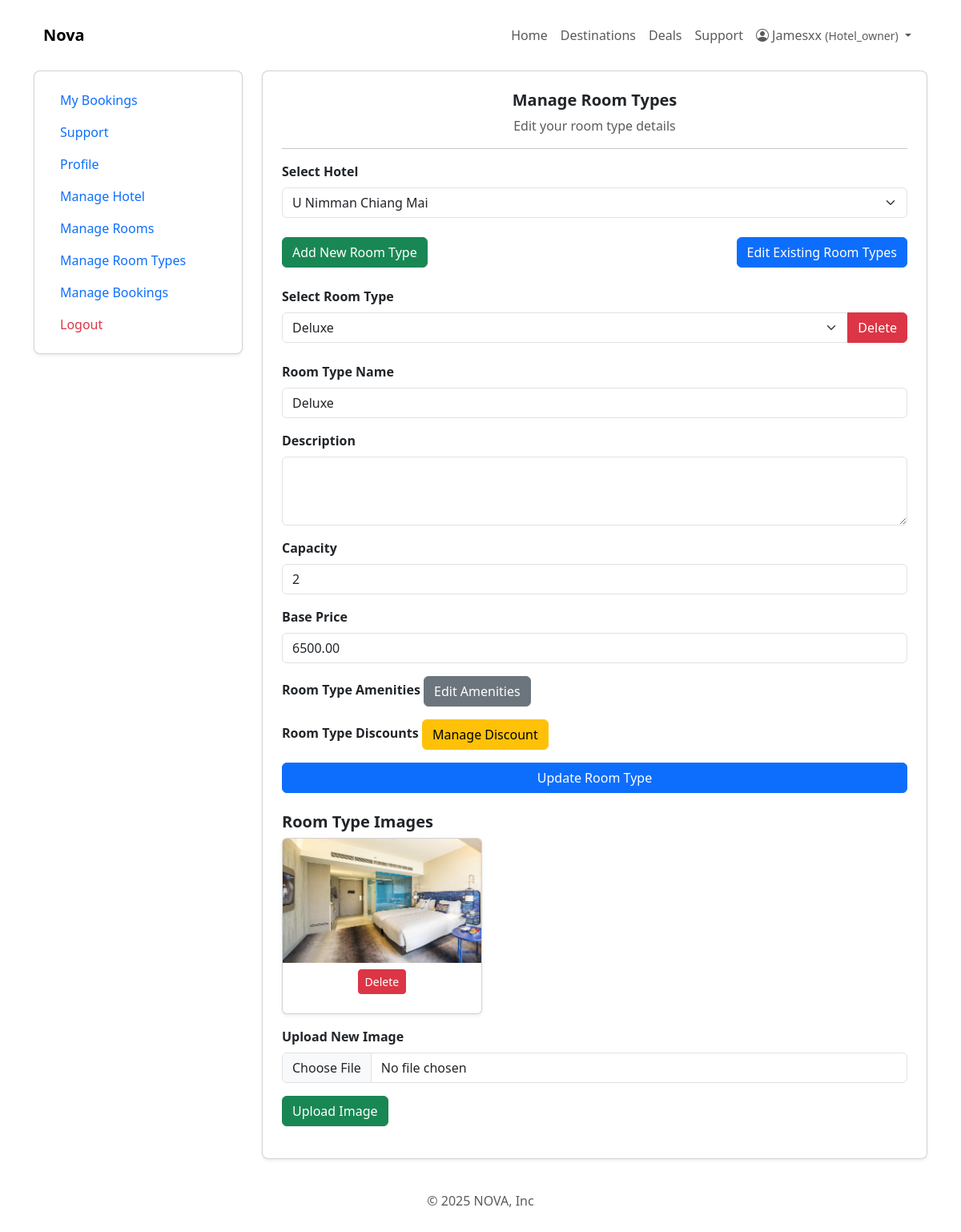
The app's page /hotel/manage-room-types.php (signed in) with its own data.
### tables this page shows
CREATE TABLE `room_types` (
  `id` int(11) NOT NULL,
  `hotel_id` int(11) NOT NULL,
  `name` varchar(100) NOT NULL,
  `description` text DEFAULT NULL,
  `capacity` int(11) DEFAULT 2,
  `base_price` decimal(10,2) NOT NULL,
  `created_at` timestamp NOT NULL DEFAULT current_timestamp()
);

CREATE TABLE `room_type_images` (
  `id` int(11) NOT NULL,
  `hotel_id` int(11) NOT NULL,
  `room_types_id` int(11) NOT NULL,
  `image_url` varchar(255) NOT NULL,
  `is_primary` tinyint(1) DEFAULT 0,
  `created_at` timestamp NOT NULL DEFAULT current_timestamp()
);

### hotel/manage-room-types.php (the view, shortened to what this page needs)
<?php
require_once("../partials/header.php");
require_once("../partials/nav.php");
$stmt = $pdo->prepare("SELECT * FROM hotels WHERE owner_id = ?");
$stmt->execute([$_SESSION['user_id']]);
$hotels = $stmt->fetchAll(PDO::FETCH_ASSOC);
$hotel_id = isset($_GET['hotel_id']) ? intval($_GET['hotel_id']) : ($hotels[0]['id'] ?? 0);
$stmt = $pdo->prepare("SELECT * FROM room_types WHERE hotel_id = ?");
$stmt->execute([$hotel_id]);
$roomTypesList = $stmt->fetchAll(PDO::FETCH_ASSOC);
$mode = isset($_GET['mode']) ? $_GET['mode'] : 'edit';
$room_type_id = 0;
$roomType = [
    'name' => '',
    'description' => '',
    'capacity' => '',
    'base_price' => ''
];
$roomTypeImages = [];
if ($mode == 'edit' && !empty($roomTypesList)) {
    $room_type_id = isset($_GET['room_type_id']) ? intval($_GET['room_type_id']) : ($roomTypesList[0]['id'] ?? 0);
    $stmt = $pdo->prepare("SELECT * FROM room_types WHERE id = ? AND hotel_id IN (SELECT id FROM hotels WHERE owner_id = ?)");
    $stmt->execute([$room_type_id, $_SESSION['user_id']]);
    $roomType = $stmt->fetch(PDO::FETCH_ASSOC);
    $imageStmt = $pdo->prepare("SELECT * FROM room_type_images WHERE room_types_id = ?");
    $imageStmt->execute([$room_type_id]);
    $roomTypeImages = $imageStmt->fetchAll(PDO::FETCH_ASSOC);
}
?>
<main>
    <div class="row">
        <?php require_once("../partials/sidebar.php"); ?>
        <div class="col-md-8 col-lg-9">
            <div class="card shadow-sm rounded-3">
                <div class="card-body p-4">
                    <h5 class="fw-bold text-center">Manage Room Types</h5>
                    <p class="text-muted text-center"><?= $mode == 'add' ? 'Add a new room type' : 'Edit your room type details'; ?></p>
                    <hr class="my-3">
                    <form method="GET" class="mb-4">
                        <label class="form-label fw-bold">Select Hotel</label>
                        <select name="hotel_id" class="form-select" onchange="this.form.submit()">
                            <?php foreach ($hotels as $h) : ?>
                                <option value="<?= $h['id']; ?>" <?= ($hotel_id == $h['id']) ? 'selected' : ''; ?>>
                                    <?= htmlspecialchars($h['name']); ?>
                                </option>
                            <?php endforeach; ?>
                        </select>
                    </form>
                    <div class="d-flex justify-content-between mb-4">
                        <a href="?hotel_id=<?= $hotel_id; ?>&mode=add" class="btn btn-success">Add New Room Type</a>
                        <?php if (!empty($roomTypesList)) : ?>
                            <a href="?hotel_id=<?= $hotel_id; ?>&mode=edit" class="btn btn-primary">Edit Existing Room Types</a>
                        <?php endif; ?>
                    </div>
                    <?php if ($mode == 'edit' && !empty($roomTypesList)) : ?>
                        <form method="GET" class="mb-4">
                            <label class="form-label fw-bold">Select Room Type</label>
                            <div class="input-group">
                                <select name="room_type_id" class="form-select" onchange="this.form.submit()">
                                    <?php foreach ($roomTypesList as $rt) : ?>
                                        <option value="<?= $rt['id']; ?>" <?= ($room_type_id == $rt['id']) ? 'selected' : ''; ?>>
                                            <?= htmlspecialchars($rt['name']); ?>
                                        </option>
                                    <?php endforeach; ?>
                                </select>
                                <button type="button" class="btn btn-danger delete-room-type" data-room-type-id="<?= $room_type_id; ?>">
                                    Delete
                                </button>
                            </div>
                        </form>
                    <?php endif; ?>
                    <form method="POST">
                        <div class="mb-3">
                            <label class="form-label fw-bold">Room Type Name</label>
                            <input type="text" name="name" class="form-control" value="<?= htmlspecialchars($roomType['name']); ?>" required>
                        </div>
                        <div class="mb-3">
                            <label class="form-label fw-bold">Description</label>
                            <textarea name="description" class="form-control" rows="3"><?= htmlspecialchars($roomType['description']); ?></textarea>
                        </div>
                        <div class="mb-3">
                            <label class="form-label fw-bold">Capacity</label>
                            <input type="number" name="capacity" class="form-control" value="<?= htmlspecialchars($roomType['capacity']); ?>" required>
                        </div>
                        <div class="mb-3">
                            <label class="form-label fw-bold">Base Price</label>
                            <input type="text" name="base_price" class="form-control" value="<?= htmlspecialchars($roomType['base_price']); ?>" required>
                        </div>
                        <?php if ($mode == 'edit') : ?>
                            <div class="mb-3">
                                <label class="form-label fw-bold">Room Type Amenities</label>
                                <button type="button" class="btn btn-secondary edit-room-amenities"
                                    data-room-type-id="<?= $room_type_id; ?>"
                                    data-bs-toggle="modal" data-bs-target="#roomAmenitiesModal">
                                    Edit Amenities
                                </button>
                            </div>
                        <?php endif; ?>
                        <?php if ($mode == 'edit') : ?>
                            <div class="mb-3">
                                <label class="form-label fw-bold">Room Type Discounts</label>
                                <button type="button" class="btn btn-warning edit-room-discount"
                                    data-room-type-id="<?= $room_type_id; ?>"
                                    data-bs-toggle="modal" data-bs-target="#roomDiscountModal">
                                    Manage Discount
                                </button>
                            </div>
                        <?php endif; ?>
                        <button type="submit" class="btn btn-primary w-100">
                            <?= $mode == 'add' ? 'Create Room Type' : 'Update Room Type'; ?>
                        </button>
                    </form>
                    <?php if ($mode == 'edit' && $room_type_id > 0) : ?>
                        <h5 class="fw-bold mt-4">Room Type Images</h5>
                        <div class="row g-3">
                            <?php foreach ($roomTypeImages as $image) : ?>
                                <div class="col-md-4">
                                    <div class="card shadow-sm">
                                        <img src="<?= htmlspecialchars($image['image_url']); ?>" class="card-img-top">
                                        <div class="card-body p-2 text-center">
                                            <form action="../hotel/delete-room-image.php" method="POST">
                                                <button type="submit" class="btn btn-danger btn-sm">Delete</button>
                                            </form>
                                        </div>
                                    </div>
                                </div>
                            <?php endforeach; ?>
                        </div>
                        <form action="../hotel/upload-room-image.php" method="POST" enctype="multipart/form-data" class="mt-3">
                            <div class="mb-3">
                                <label class="form-label fw-bold">Upload New Image</label>
                                <input type="file" name="room_image" class="form-control">
                            </div>
                            <button type="submit" class="btn btn-success">Upload Image</button>
                        </form>
                    <?php endif; ?>
                </div>
            </div>
        </div>
    </div>
</main>
<?php require_once("../partials/footer.php"); ?>

### records on screen
room_types: name "Deluxe", capacity "2", base_price "6500.00"
room_type_images: image_url (picture)

### other values on screen
$_SESSION['user_name'] "Jamesxx"
$_SESSION['user_role'] "Hotel_owner"
form field hotel_id "U Nimman Chiang Mai"
form field room_type_id "Deluxe"
